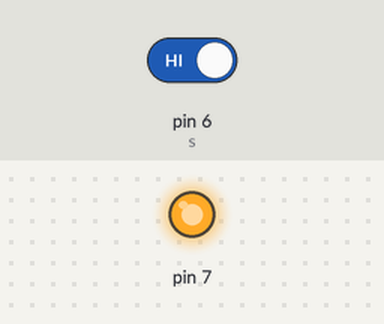
A sketch run on a simulated Arduino Uno, built with avr-gcc and run on an emulated ATmega328P. On the bench: output pins drawn as LEDs (lit = HIGH). The test bench sets the inputs (shaded band); at power-on: pin 6 (s) HIGH. What the sketch prints to the serial monitor is not drawn.

Above: at 1.2 s.
1.3 s: pin 6 (s) driven LOW
At 2.4 s:
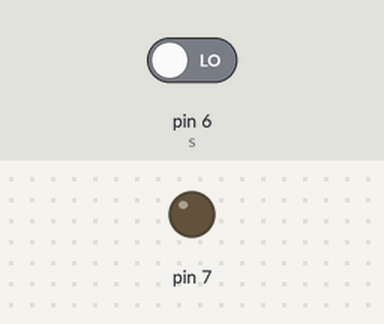
2.8 s: pin 6 (s) driven HIGH
At 3.6 s:
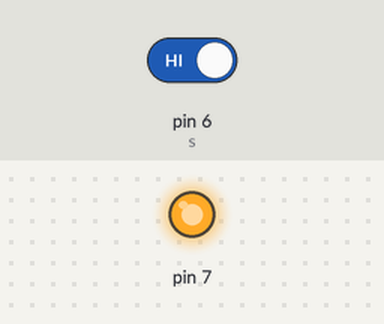
Timing chart, 0 to 5.8 s (numbered marks = the images above; inputs shaded):
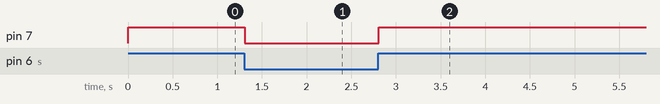

The sketch:

Arduino-button-and-led.ino
```cpp
int  s=6;
int x;
int led=8;

void setup() {
  Serial.begin(9600);
  pinMode(6,INPUT);
  pinMode(7,OUTPUT);
}

void loop() {
  x=digitalRead(s);
  Serial.println(x);

  if(x==0)
 {
  digitalWrite(7,LOW);
 }
 else
 {
  digitalWrite(7,HIGH);
 }
}
```

Measured:
- after the input at 1.3 s, pin 7: HIGH → LOW at once
- after the input at 2.8 s, pin 7: LOW → HIGH at once
